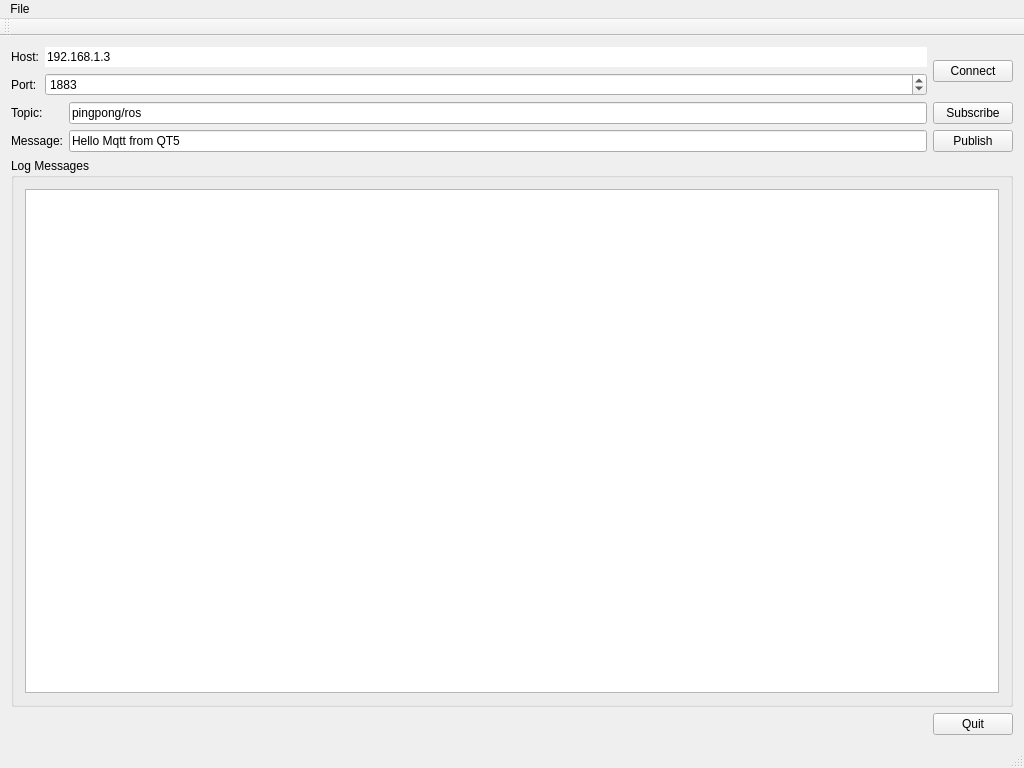
<?xml version="1.0" encoding="UTF-8"?>
<ui version="4.0">
 <class>MainWindow</class>
 <widget class="QMainWindow" name="MainWindow">
  <property name="geometry">
   <rect>
    <x>0</x>
    <y>0</y>
    <width>1024</width>
    <height>768</height>
   </rect>
  </property>
  <property name="windowTitle">
   <string>MainWindow</string>
  </property>
  <widget class="QWidget" name="centralWidget">
   <layout class="QVBoxLayout" name="verticalLayout">
    <item>
     <layout class="QHBoxLayout" name="horizontalLayout">
      <item>
       <layout class="QFormLayout" name="formLayout">
        <item row="0" column="0">
         <widget class="QLabel" name="label">
          <property name="text">
           <string>Host:</string>
          </property>
         </widget>
        </item>
        <item row="0" column="1">
         <widget class="QLineEdit" name="lineEditHost">
          <property name="inputMask">
           <string/>
          </property>
          <property name="text">
           <string>192.168.1.3</string>
          </property>
          <property name="frame">
           <bool>false</bool>
          </property>
         </widget>
        </item>
        <item row="2" column="0">
         <widget class="QLabel" name="label_2">
          <property name="text">
           <string>Port:</string>
          </property>
         </widget>
        </item>
        <item row="2" column="1">
         <widget class="QSpinBox" name="spinBoxPort">
          <property name="maximum">
           <number>99999</number>
          </property>
          <property name="value">
           <number>1883</number>
          </property>
         </widget>
        </item>
       </layout>
      </item>
      <item>
       <widget class="QPushButton" name="buttonConnect">
        <property name="text">
         <string>Connect</string>
        </property>
       </widget>
      </item>
     </layout>
    </item>
    <item>
     <layout class="QGridLayout" name="gridLayout">
      <item row="1" column="1">
       <widget class="QLineEdit" name="lineEditMessage">
        <property name="text">
         <string>Hello Mqtt from QT5</string>
        </property>
        <property name="cursorPosition">
         <number>0</number>
        </property>
       </widget>
      </item>
      <item row="1" column="0">
       <widget class="QLabel" name="label_4">
        <property name="text">
         <string>Message:</string>
        </property>
       </widget>
      </item>
      <item row="0" column="2">
       <widget class="QPushButton" name="buttonSubscribe">
        <property name="text">
         <string>Subscribe</string>
        </property>
       </widget>
      </item>
      <item row="1" column="2">
       <widget class="QPushButton" name="buttonPublish">
        <property name="text">
         <string>Publish</string>
        </property>
       </widget>
      </item>
      <item row="0" column="1">
       <widget class="QLineEdit" name="lineEditTopic">
        <property name="text">
         <string>pingpong/ros</string>
        </property>
       </widget>
      </item>
      <item row="0" column="0">
       <widget class="QLabel" name="label_3">
        <property name="text">
         <string>Topic:</string>
        </property>
       </widget>
      </item>
     </layout>
    </item>
    <item>
     <widget class="QGroupBox" name="groupBox">
      <property name="title">
       <string>Log Messages</string>
      </property>
      <layout class="QHBoxLayout" name="horizontalLayout_2">
       <item>
        <widget class="QPlainTextEdit" name="editLog"/>
       </item>
      </layout>
     </widget>
    </item>
    <item>
     <layout class="QHBoxLayout" name="horizontalLayout_3">
      <item>
       <spacer name="horizontalSpacer">
        <property name="orientation">
         <enum>Qt::Horizontal</enum>
        </property>
        <property name="sizeHint" stdset="0">
         <size>
          <width>40</width>
          <height>20</height>
         </size>
        </property>
       </spacer>
      </item>
      <item>
       <widget class="QPushButton" name="buttonQuit">
        <property name="text">
         <string>Quit</string>
        </property>
       </widget>
      </item>
     </layout>
    </item>
   </layout>
  </widget>
  <widget class="QMenuBar" name="menuBar">
   <property name="geometry">
    <rect>
     <x>0</x>
     <y>0</y>
     <width>1024</width>
     <height>22</height>
    </rect>
   </property>
   <widget class="QMenu" name="menuFile">
    <property name="title">
     <string>File</string>
    </property>
   </widget>
   <addaction name="menuFile"/>
  </widget>
  <widget class="QToolBar" name="mainToolBar">
   <attribute name="toolBarArea">
    <enum>TopToolBarArea</enum>
   </attribute>
   <attribute name="toolBarBreak">
    <bool>false</bool>
   </attribute>
  </widget>
  <widget class="QStatusBar" name="statusBar"/>
 </widget>
 <layoutdefault spacing="6" margin="11"/>
 <resources/>
 <connections/>
</ui>
